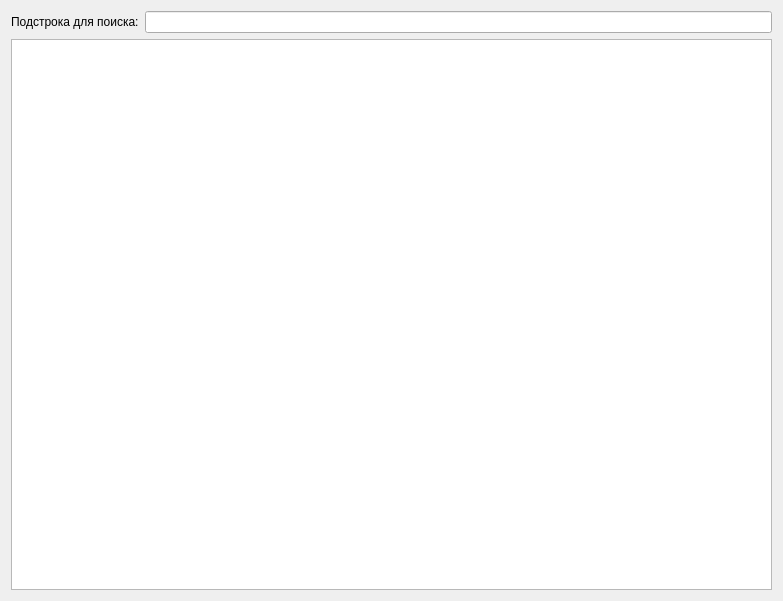
<?xml version="1.0" encoding="UTF-8"?>
<ui version="4.0">
 <class>Form</class>
 <widget class="QWidget" name="Form">
  <property name="geometry">
   <rect>
    <x>0</x>
    <y>0</y>
    <width>783</width>
    <height>601</height>
   </rect>
  </property>
  <property name="windowTitle">
   <string>Поиск на титанике</string>
  </property>
  <property name="windowIcon">
   <iconset>
    <normaloff>search.png</normaloff>search.png</iconset>
  </property>
  <layout class="QVBoxLayout" name="verticalLayout">
   <item>
    <layout class="QFormLayout" name="formLayout">
     <item row="0" column="0">
      <widget class="QLabel" name="text">
       <property name="text">
        <string>Подстрока для поиска:</string>
       </property>
      </widget>
     </item>
     <item row="0" column="1">
      <widget class="QLineEdit" name="lineEdit"/>
     </item>
    </layout>
   </item>
   <item>
    <widget class="QTableWidget" name="tableWidget"/>
   </item>
  </layout>
 </widget>
 <resources/>
 <connections/>
</ui>
